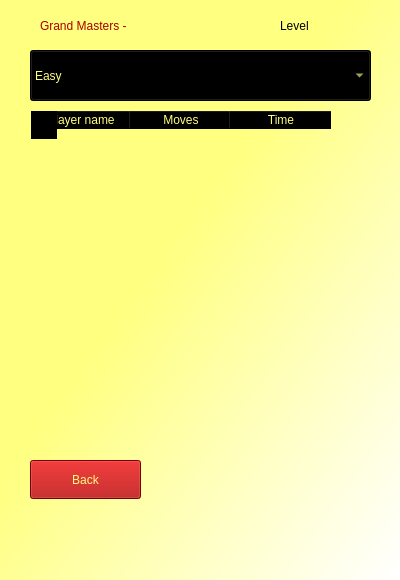
<?xml version="1.0" encoding="UTF-8"?>
<ui version="4.0">
 <class>ScoreBoardForm</class>
 <widget class="QWidget" name="ScoreBoardForm">
  <property name="geometry">
   <rect>
    <x>0</x>
    <y>0</y>
    <width>400</width>
    <height>580</height>
   </rect>
  </property>
  <property name="windowTitle">
   <string>Form</string>
  </property>
  <property name="styleSheet">
   <string notr="true">background-color: qlineargradient(spread:pad, x1:0.432, y1:0.409091, x2:1, y2:1, stop:0 rgba(255, 255, 127, 243), stop:1 rgba(255, 255, 255, 255));
</string>
  </property>
  <widget class="QLabel" name="txtPlayerName">
   <property name="geometry">
    <rect>
     <x>40</x>
     <y>10</y>
     <width>241</width>
     <height>31</height>
    </rect>
   </property>
   <property name="styleSheet">
    <string notr="true">background-color: rgba(255, 255, 255, 0);
font: 22pt &quot;Cooper Black&quot;;
color:rgb(170, 0, 0);</string>
   </property>
   <property name="text">
    <string>Grand Masters - </string>
   </property>
  </widget>
  <widget class="QLabel" name="txtPlayerName_2">
   <property name="geometry">
    <rect>
     <x>110</x>
     <y>370</y>
     <width>290</width>
     <height>211</height>
    </rect>
   </property>
   <property name="styleSheet">
    <string notr="true">background-color: rgba(255, 255, 255, 0);
font: 22pt &quot;Cooper Black&quot;;
color:rgb(170, 0, 0);</string>
   </property>
   <property name="text">
    <string/>
   </property>
   <property name="pixmap">
    <pixmap>Images/Chess WorldCup.png</pixmap>
   </property>
   <property name="scaledContents">
    <bool>true</bool>
   </property>
   <property name="indent">
    <number>5</number>
   </property>
  </widget>
  <widget class="QTableWidget" name="tableScoreBoard">
   <property name="enabled">
    <bool>false</bool>
   </property>
   <property name="geometry">
    <rect>
     <x>30</x>
     <y>110</y>
     <width>341</width>
     <height>330</height>
    </rect>
   </property>
   <property name="cursor" stdset="0">
    <cursorShape>PointingHandCursor</cursorShape>
   </property>
   <property name="styleSheet">
    <string notr="true">background-color: rgba(255, 255, 255, 0);
font: 12pt &quot;Impact&quot;;
text-align:center;
color: rgb(255, 255, 127);</string>
   </property>
   <property name="editTriggers">
    <set>QAbstractItemView::NoEditTriggers</set>
   </property>
   <property name="selectionMode">
    <enum>QAbstractItemView::NoSelection</enum>
   </property>
   <property name="gridStyle">
    <enum>Qt::SolidLine</enum>
   </property>
   <property name="sortingEnabled">
    <bool>false</bool>
   </property>
   <property name="cornerButtonEnabled">
    <bool>false</bool>
   </property>
   <column>
    <property name="text">
     <string>Player name</string>
    </property>
   </column>
   <column>
    <property name="text">
     <string>Moves</string>
    </property>
   </column>
   <column>
    <property name="text">
     <string>Time</string>
    </property>
   </column>
  </widget>
  <widget class="QLabel" name="lblLevel">
   <property name="geometry">
    <rect>
     <x>280</x>
     <y>10</y>
     <width>91</width>
     <height>31</height>
    </rect>
   </property>
   <property name="styleSheet">
    <string notr="true">background-color: rgba(255, 255, 255, 0);
font: 22pt &quot;Cooper Black&quot;;
color:rgb(0, 0, 0);</string>
   </property>
   <property name="text">
    <string>Level</string>
   </property>
  </widget>
  <widget class="QComboBox" name="comLevel">
   <property name="geometry">
    <rect>
     <x>30</x>
     <y>50</y>
     <width>341</width>
     <height>51</height>
    </rect>
   </property>
   <property name="styleSheet">
    <string notr="true">font: 22pt &quot;Cooper Black&quot;;
background-color: rgb(0, 0, 0);
color: rgb(255, 255, 127);</string>
   </property>
   <property name="currentIndex">
    <number>0</number>
   </property>
   <item>
    <property name="text">
     <string>Easy</string>
    </property>
   </item>
   <item>
    <property name="text">
     <string>Normal</string>
    </property>
   </item>
   <item>
    <property name="text">
     <string>Hard</string>
    </property>
   </item>
  </widget>
  <widget class="QPushButton" name="btnBack">
   <property name="geometry">
    <rect>
     <x>30</x>
     <y>460</y>
     <width>111</width>
     <height>39</height>
    </rect>
   </property>
   <property name="styleSheet">
    <string notr="true">font: 75 20pt &quot;Times New Roman&quot;;
background-color:rgb(170, 0, 0);
color: rgb(255, 255, 127);</string>
   </property>
   <property name="text">
    <string>Back</string>
   </property>
  </widget>
  <widget class="QLabel" name="label">
   <property name="geometry">
    <rect>
     <x>31</x>
     <y>111</y>
     <width>26</width>
     <height>28</height>
    </rect>
   </property>
   <property name="styleSheet">
    <string notr="true">
background-color: rgb(0, 0, 0);</string>
   </property>
   <property name="text">
    <string/>
   </property>
  </widget>
 </widget>
 <resources/>
 <connections/>
</ui>
